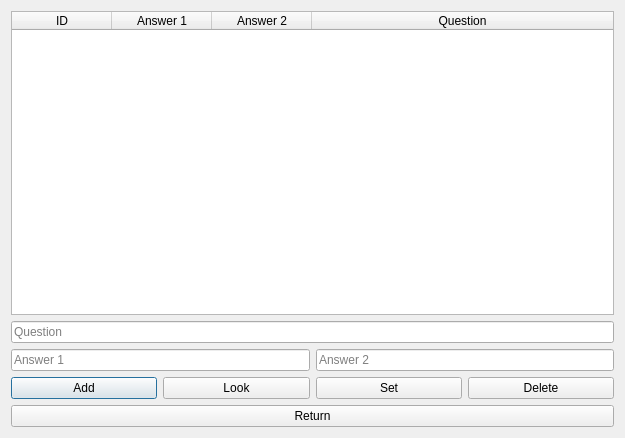
<?xml version="1.0" encoding="UTF-8"?>
<ui version="4.0">
 <class>QuestionsMenu</class>
 <widget class="QDialog" name="QuestionsMenu">
  <property name="geometry">
   <rect>
    <x>0</x>
    <y>0</y>
    <width>625</width>
    <height>438</height>
   </rect>
  </property>
  <property name="windowTitle">
   <string>Dialog</string>
  </property>
  <layout class="QVBoxLayout" name="verticalLayout">
   <item>
    <widget class="QTableWidget" name="tableWidget_Question">
     <property name="alternatingRowColors">
      <bool>true</bool>
     </property>
     <property name="selectionBehavior">
      <enum>QAbstractItemView::SelectRows</enum>
     </property>
     <property name="cornerButtonEnabled">
      <bool>true</bool>
     </property>
     <attribute name="horizontalHeaderCascadingSectionResizes">
      <bool>false</bool>
     </attribute>
     <attribute name="horizontalHeaderShowSortIndicator" stdset="0">
      <bool>false</bool>
     </attribute>
     <attribute name="horizontalHeaderStretchLastSection">
      <bool>true</bool>
     </attribute>
     <attribute name="verticalHeaderVisible">
      <bool>false</bool>
     </attribute>
     <attribute name="verticalHeaderCascadingSectionResizes">
      <bool>false</bool>
     </attribute>
     <attribute name="verticalHeaderShowSortIndicator" stdset="0">
      <bool>false</bool>
     </attribute>
     <attribute name="verticalHeaderStretchLastSection">
      <bool>false</bool>
     </attribute>
     <column>
      <property name="text">
       <string>ID</string>
      </property>
     </column>
     <column>
      <property name="text">
       <string>Answer 1</string>
      </property>
     </column>
     <column>
      <property name="text">
       <string>Answer 2</string>
      </property>
     </column>
     <column>
      <property name="text">
       <string>Question</string>
      </property>
     </column>
    </widget>
   </item>
   <item>
    <widget class="QLineEdit" name="lineEdit_question">
     <property name="placeholderText">
      <string>Question</string>
     </property>
    </widget>
   </item>
   <item>
    <layout class="QHBoxLayout" name="horizontalLayout_2">
     <item>
      <widget class="QLineEdit" name="lineEdit_answer1">
       <property name="text">
        <string/>
       </property>
       <property name="placeholderText">
        <string>Answer 1</string>
       </property>
      </widget>
     </item>
     <item>
      <widget class="QLineEdit" name="lineEdit_answer2">
       <property name="placeholderText">
        <string>Answer 2</string>
       </property>
      </widget>
     </item>
    </layout>
   </item>
   <item>
    <layout class="QHBoxLayout" name="horizontalLayout">
     <item>
      <widget class="QPushButton" name="pushButton_add">
       <property name="text">
        <string>Add</string>
       </property>
      </widget>
     </item>
     <item>
      <widget class="QPushButton" name="pushButton_look">
       <property name="text">
        <string>Look</string>
       </property>
      </widget>
     </item>
     <item>
      <widget class="QPushButton" name="pushButton_set">
       <property name="text">
        <string>Set</string>
       </property>
      </widget>
     </item>
     <item>
      <widget class="QPushButton" name="pushButton_delete">
       <property name="text">
        <string>Delete</string>
       </property>
      </widget>
     </item>
    </layout>
   </item>
   <item>
    <widget class="QPushButton" name="pushButton_return">
     <property name="text">
      <string>Return</string>
     </property>
    </widget>
   </item>
  </layout>
 </widget>
 <resources/>
 <connections/>
</ui>
